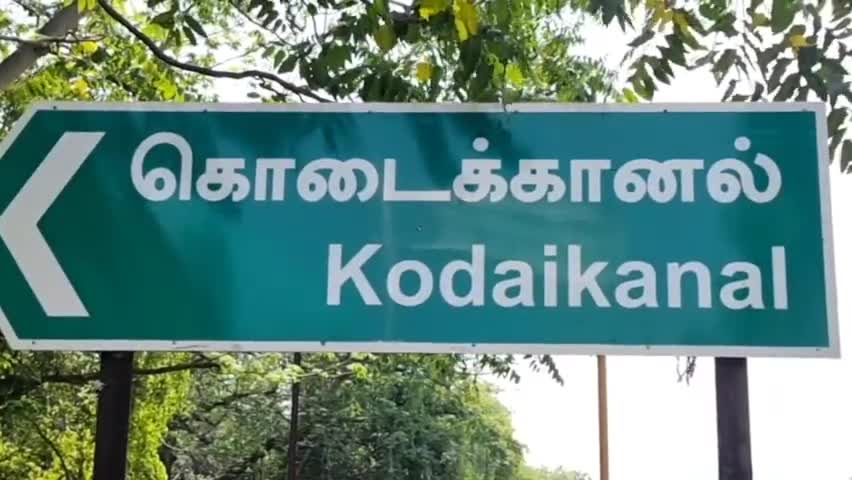
#> input picture tamil_ocr-main/test_images/0.jpg, 852 x 480 px
$ python script_classifier.py
#> lines starting #> are read from the running program, lines starting #| are printed output that depends on the picture; after the words box and inside, x2 and y2 are one past the last pixel; in counts of white or black regions, pixels touching at a corner belong together
#> further down, img is the input picture: shape (480, 852, 3); mean B, G, R 130.1, 138, 103.2
import cv2
import numpy as np
from sklearn.ensemble import RandomForestClassifier
import pickle
import os

class ScriptClassifier:
    def __init__(self):
        self.model = RandomForestClassifier(n_estimators=50, random_state=42)
        self.is_trained = False

    def extract_features(self, image):
        """Extract simple features for script classification"""
        if len(image.shape) == 3:
            image = cv2.cvtColor(image, cv2.COLOR_BGR2GRAY)
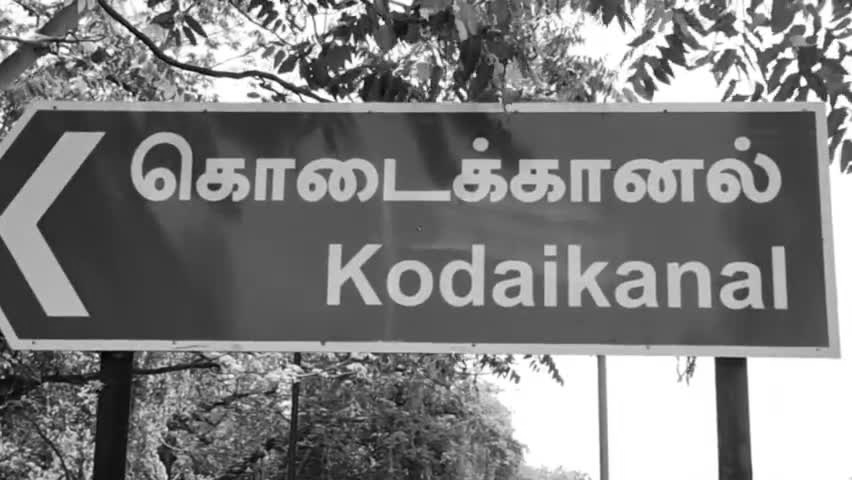
#> image: shape (480, 852); min 1, max 255, mean 126.7

        # Resize to standard size
        image = cv2.resize(image, (128, 32))
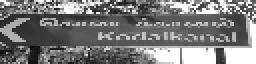
#> image: shape (32, 128) (shown 2 times larger); min 8, max 255, mean 123.2

        # Basic features
        features = []

        # 1. Pixel density in different regions
        h, w = image.shape
#> h = 32; w = 128
        regions = [
            image[:h//3, :],      # Top
            image[h//3:2*h//3, :], # Middle
            image[2*h//3:, :],    # Bottom
        ]

        for region in regions:
            density = np.sum(region < 128) / region.size
            features.append(density)
#> this loop made 3 passes
#> density on passes 1 to 3: 0.609, 0.746, 0.572
#> after the loop, features = [0.609, 0.746, 0.572]

        # 2. Horizontal line density (Tamil has more horizontal strokes)
        kernel = np.ones((1, 5), np.uint8)
        horizontal = cv2.morphologyEx(image, cv2.MORPH_OPEN, kernel)
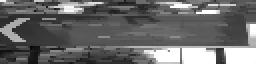
#> horizontal: shape (32, 128) (shown 2 times larger); min 8, max 255, mean 105
        h_density = np.sum(horizontal < 128) / horizontal.size
#> h_density = 0.794
        features.append(h_density)

        # 3. Vertical line density
        kernel = np.ones((5, 1), np.uint8)
        vertical = cv2.morphologyEx(image, cv2.MORPH_OPEN, kernel)
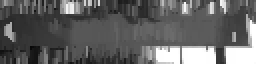
#> vertical: shape (32, 128) (shown 2 times larger); min 8, max 255, mean 98.8
        v_density = np.sum(vertical < 128) / vertical.size
#> v_density = 0.824
        features.append(v_density)

        # 4. Aspect ratio of connected components
        contours, _ = cv2.findContours(255 - image, cv2.RETR_EXTERNAL, cv2.CHAIN_APPROX_SIMPLE)
#> contours = 5 contours, 4 with area under 20; largest, box (x1, y1, x2, y2) and area: (0, 0, 128, 32) 3696
        aspect_ratios = []
        for contour in contours:
            x, y, w, h = cv2.boundingRect(contour)
            if w > 5 and h > 5:  # Filter small noise
                aspect_ratios.append(w / h)
#> this loop made 5 passes
#> (contour, x, y, w, h) on passes 2 to 4: ([[115, 31], [117, 31]], 115, 31, 3, 1), ([[103, 31], [106, 31]], 103, 31, 4, 1), ([[115, 26], [115, 27], [117, 27], [117, 26]], 115, 26, 3, 2)
#> (x, y, w, h) on passes 1, 5: (127, 31, 1, 1), (0, 0, 128, 32)
#> after the loop, aspect_ratios = [4]

        if aspect_ratios:
            features.extend([np.mean(aspect_ratios), np.std(aspect_ratios)])
        else:
            features.extend([1.0, 0.0])

        return np.array(features)

    def train_simple_model(self):
        """Train with basic heuristics (placeholder for real training)"""
        # This is a simplified version - in practice, you'd train on real data
        # For now, we'll use feature-based rules
        self.is_trained = True
        print("Script classifier ready (rule-based)")

    def predict_script(self, image):
        """Predict script: TA (Tamil), EN (English), or UNKNOWN"""
        features = self.extract_features(image)
#> features = [0.609, 0.746, 0.572, 0.794, 0.824, 4, 0]

        # Simple rule-based classification (replace with trained model)
        h_density = features[3]  # Horizontal line density
#> h_density = 0.794
        v_density = features[4]  # Vertical line density
#> v_density = 0.824

        # Tamil typically has more horizontal strokes
        if h_density > 0.15 and h_density > v_density * 1.5:
            return "TA"
        elif v_density > 0.1 and features[5] > 2.0:  # English has more varied aspect ratios
            return "EN"
        else:
            return "UNKNOWN"

# Test the classifier
if __name__ == "__main__":
    classifier = ScriptClassifier()
    classifier.train_simple_model()

    # Test with sample image
    img = cv2.imread("test_images/0.jpg")
    if img is not None:
        script = classifier.predict_script(img)
#> script = 'EN'
        print(f"Detected script: {script}")
#| Detected script: EN
    else:
        print("Test image not found")
